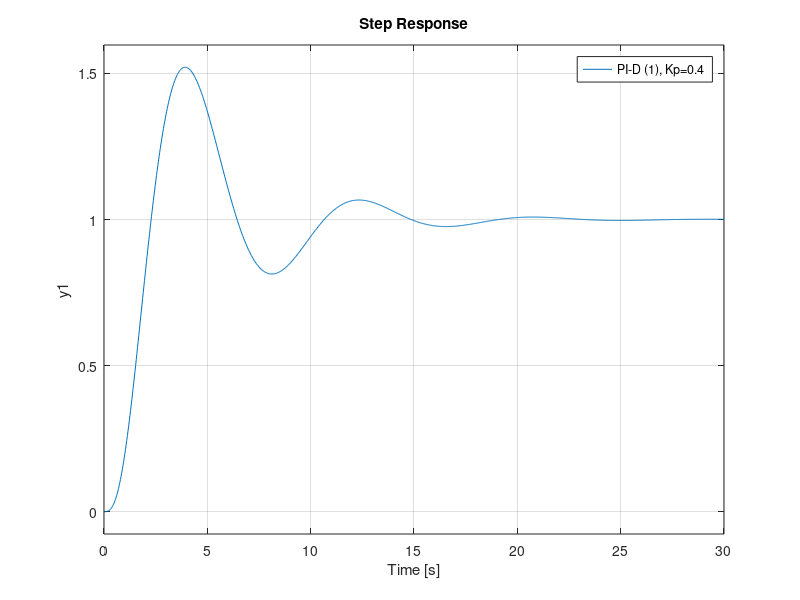
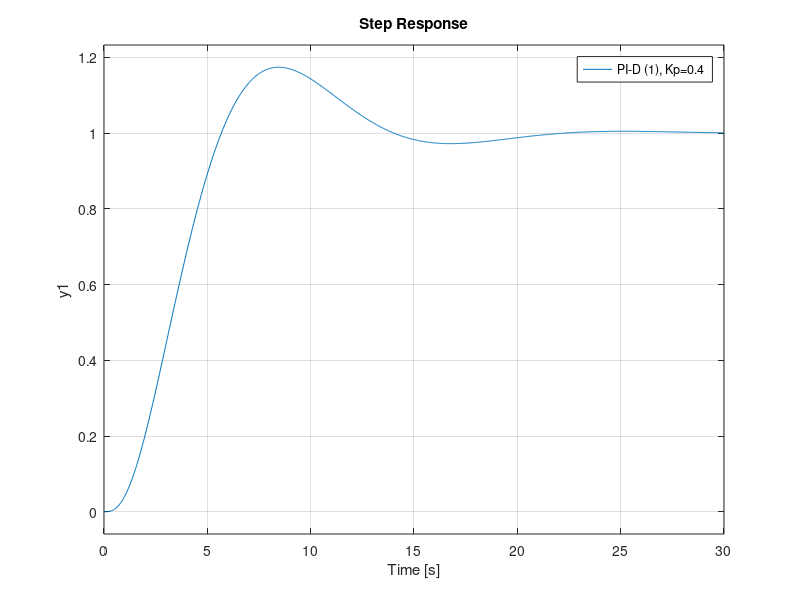
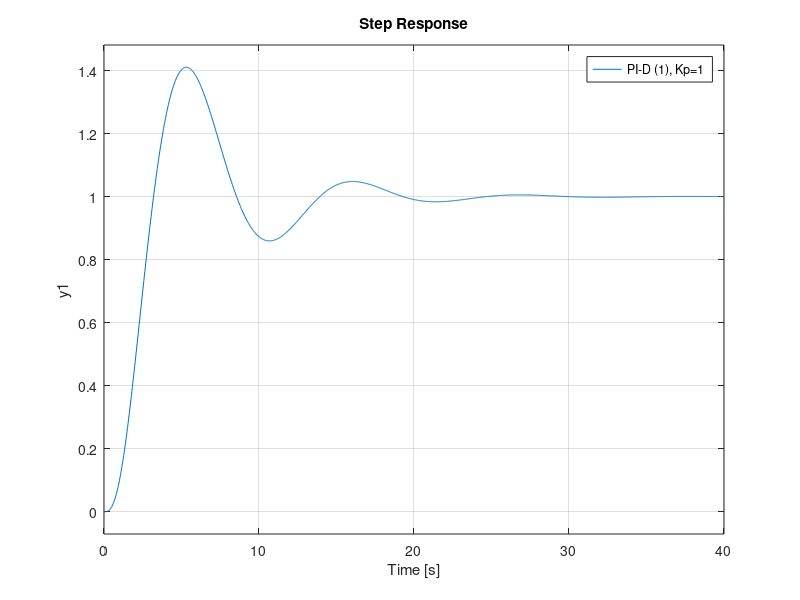
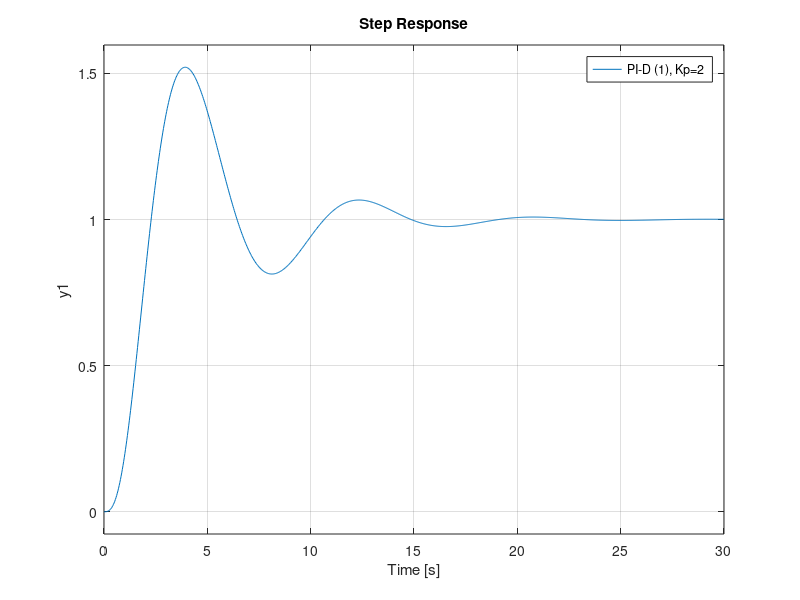

These figures' MATLAB source, in order:
clc;
clear;
close all;

s = tf('s');
Gp = 1 / ((s+1)^3);

Ti = 1;
Td = 1;
N = 10;

Kp = [0.4, 1, 2];

% All plots in one figure
figure;
hold on;
Legend = cell(length(Kp), 2); 
for i = 1:length(Kp)
    % Scheme 1
    Gc1 = Kp(i) * (1 + 1/Ti/s);  
    Gd = (Td*s) / (1+Td*s/N);
    H1 = 1 + Gd / Gc1;
    step(feedback(Gc1*Gp, H1));
    % Scheme 2
    Gc2 = (1 + 1/Ti/s);  
    Gd = (Td*s) / (1+Td*s/N);
    H2 = 1 + Gd / Gc2;
    step(feedback(Kp(i)*Gc2*Gp, H2));
    % Legends
    Legend{i, 1} = strcat('PI-D (1), Kp= ', num2str(Kp(i)));
    Legend{i, 2} = strcat('PI-D (2), Kp= ', num2str(Kp(i)));
end
Legend = reshape(Legend, 1, []);
legend(Legend);
grid on;

% Seperated figures for each Kp
Legend = cell(1, 2);
for i = 1:length(Kp)
    figure;
    hold on;
    % Scheme 1
    Gc1 = Kp(i) * (1 + 1/Ti/s);  
    Gd = (Td*s) / (1+Td*s/N);
    H1 = 1 + Gd / Gc1;
    step(feedback(Gc1*Gp, H1));
    % Scheme 2
    Gc2 = (1 + 1/Ti/s);  
    Gd = (Td*s) / (1+Td*s/N);
    H2 = 1 + Gd / Gc2;
    step(feedback(Kp(i)*Gc2*Gp, H2));
    % Options
    Legend{1} = strcat('PI-D (1), Kp= ', num2str(Kp(i)));
    Legend{2} = strcat('PI-D (2), Kp= ', num2str(Kp(i)));
    legend(Legend);
    grid on;
end

% for Kp = 1, two schemes show the same response
% Overshoot: Scheme2 < Scheme1
% t_s: Scheme2 < Scheme1
% t_r: Scheme2 almost equal to Scheme1
